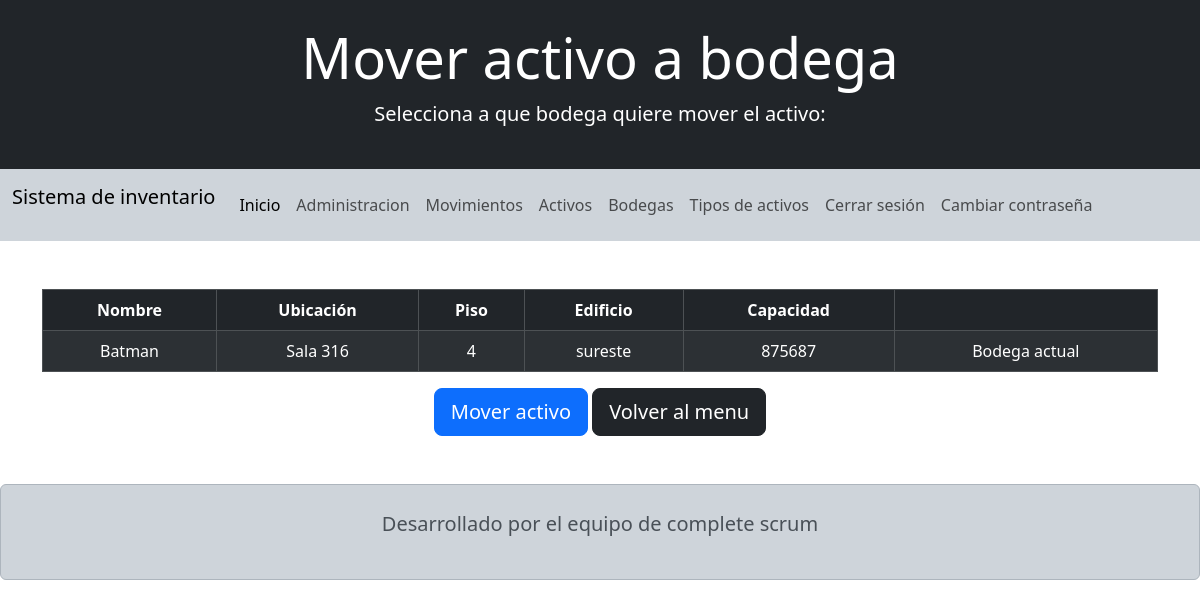
The app's page /mover-activo-bodega/1/1/ (signed in) with its own data.
### appProject/models.py (models this page shows, shortened)
class Bodega(models.Model):
    nombre =    models.CharField           (blank=False, null=False, max_length=50)
    ubicacion = models.CharField           (blank=False, null=False, max_length=50)
    piso =      models.IntegerField        (blank=False, null=False)
    edificio =  models.CharField           (blank=False, null=False, max_length=50)
    capacidad = models.PositiveIntegerField(blank=False, null=False)

### appProject/views.py (the view, shortened to what this page needs)
# urls.py: path('mover-activo-bodega/<int:id_bodega>/<int:id_activo>/',  views.edit_activo_bodega, name='edit_activo_bodega'),
@login_required
def edit_activo_bodega(req, id_bodega, id_activo):
    bodega = Bodega.objects.get(id=id_bodega)
    bodegas = Bodega.objects.all()
    activo = Activo.objects.get(id=id_activo)
    data = {'bodegas': bodegas, 'activo': activo, 'bodega': bodega}
    return render(req, 'activo_bodega/edit_activo_bodega.html', data)

### templates/activo_bodega/edit_activo_bodega.html (shortened to what this page needs)
<!doctype html>
<html lang="es">
<head>
  <link href="https://cdn.jsdelivr.net/npm/bootstrap@5.3.2/dist/css/bootstrap.min.css" rel="stylesheet"
>
  <link rel="stylesheet" href="https://cdn.jsdelivr.net/npm/bootstrap-icons@1.11.2/font/bootstrap-icons.min.css">
</head>
<body>
    <header>
        <div class="bg-dark text-white py-4 text-center">
            <h1 class="display-4">Mover activo a bodega</h1>
            <p class="lead">Selecciona a que bodega quiere mover el activo:</p>
        </div>
        <nav class="navbar navbar-expand-lg bg-body-tertiary  bg-dark-subtle">
            <div class="container-fluid">
                <p class="navbar-brand">Sistema de inventario</p>
                <div class="collapse navbar-collapse" id="navbarNav">
                    <ul class="navbar-nav">
                        <li class="nav-item">
                            <a class="nav-link active" aria-current="page" href="{% url 'inicio' %}">Inicio</a>
                        </li>
                        <li class="nav-item">
                            <a class="nav-link" href="/admin/">Administracion</a>
                        </li>
                        <li class="nav-item">
                            <a class="nav-link" href="{% url 'read_movimiento' %}" >Movimientos</a>
                        </li>
                        <li class="nav-item">
                            <a class="nav-link" href="{% url 'read_activo' %}">Activos</a>
                        </li>
                        <li class="nav-item">
                            <a class="nav-link" href="{% url 'read_bodega' %}">Bodegas</a>
                        </li>
                        <li class="nav-item">
                            <a class="nav-link" href="{% url 'read_tipo_activo' %}">Tipos de activos</a>
                        </li>
                        <li class="nav-item">
                            <a class="nav-link" href="{% url 'singout' %}">Cerrar sesión</i></a>
                        </li>
                        <li class="nav-item">
                            <a class="nav-link" href="{% url 'edit_password' %}">Cambiar contraseña</i></a>
                        </li>
                    </ul>
                </div>
            </div>
        </nav>
    </header>
    <br><br>
    <main>
        <div class="container">
            <form method="POST">
                <div class="table-responsive">
                    <table class="table table-striped table-bordered table-dark">
                        <thead class="thead-dark text-center">
                            <tr>
                                <th scope="col">Nombre</th>
                                <th scope="col">Ubicación</th>
                                <th scope="col">Piso</th>
                                <th scope="col">Edificio</th>
                                <th scope="col">Capacidad</th>
                                <th scope="col"></th>
                            </tr>
                        </thead>
                        <tbody class="text-center tbody-dark">
                            {% for b in bodegas %}
                            <tr>
                                <td scope="row">{{ b.nombre }}</td>
                                <td>{{ b.ubicacion }}</td>
                                <td>{{ b.piso }}</td>
                                <td>{{ b.edificio }}</td>
                                <td>{{ b.capacidad }}</td>
                                <td>
                                    {% if b.id != bodega.id %}
                                    <div class="btn-group" role="group" data-bs-toggle="buttons">
                                        <label class="btn btn-primary active">
                                            <input
                                                type="checkbox"
                                                class="me-2"
                                                name="bodega_seleccionada"
                                                value="{{ b.id }}"
                                                autocomplete="off"
                                            />
                                        </label>
                                    </div>
                                    {% else %}
                                    Bodega actual
                                    {% endif %}
                                </td>
                            </tr>
                            {% endfor %}
                        </tbody>
                    </table>
                    <div class="text-center">
                        <button type="submit" class="btn btn-primary btn-lg text-white">Mover activo</button>
                        <a href="{% url 'read_activo_bodega' bodega.id %}" class="btn btn-dark btn-lg text-white">Volver al menu</a>
                    </div>
                </div>
            </form>
        </div>
    </main>
    <footer>
        <div class="alert alert-dark text-center py-4 mt-5">
            <p class="lead">Desarrollado por el equipo de complete scrum</p>
        </div>
    </footer>
</body>
</html>

### records on screen
Bodega: nombre "Batman", ubicacion "Sala 316", piso "4", edificio "sureste", capacidad "875687", shows "Bodega actual"
